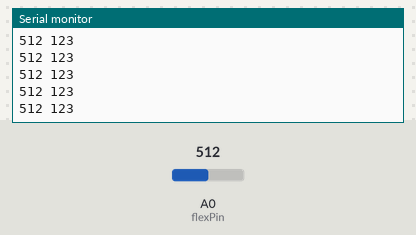
The sketch below on a simulated Arduino Uno, built with avr-gcc and run on an emulated ATmega328P. On the bench: the last lines printed to the serial monitor. Inputs (shaded band) come from the test bench; at power-on: A0 (flexPin) = 512.

Above: at 1.2 s.
1.3 s: A0 (flexPin) set to 716
At 1.31 s:
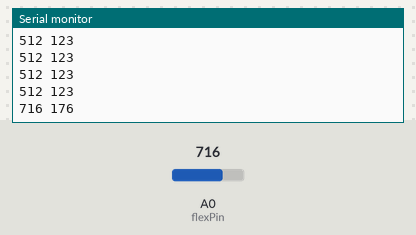
2.8 s: A0 (flexPin) set to 900
At 2.82 s:
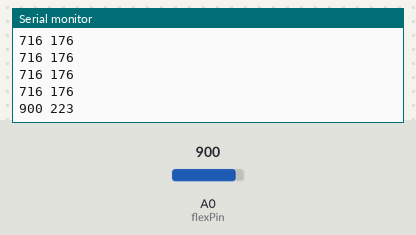
Timing chart, 0 to 5.8 s (numbered marks = the images above; inputs shaded):
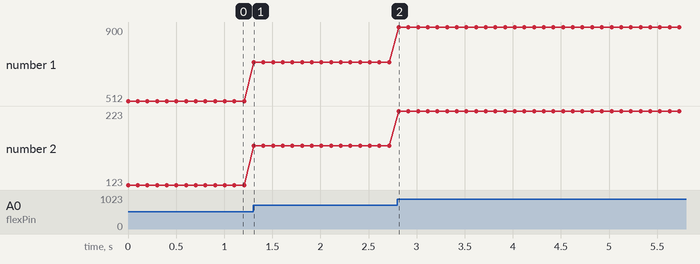

Measured:
- after the input at 1.3 s, the serial monitor: prints a new line at once (image 1)
- after the input at 2.8 s, the serial monitor: prints a new line at once (image 2)
- plotted number 1: 512 → 716 after the input at 1.3 s, 716 → 900 after the input at 2.8 s
- plotted number 2: 123 → 176 after the input at 1.3 s, 176 → 223 after the input at 2.8 s

The sketch:

v1.ino
```cpp
//Constants:
const int flexPin = A0; //pin A0 to read analog input

//Variables:
int value; //save analog value
int mapped;


void setup(){

  Serial.begin(9600);       //Begin serial communication

}

void loop(){

  value = analogRead(flexPin);
              //Print value
  mapped = map(value, 30, 1023, 0, 255);//Map value 30-1023 to 0-255 (PWM)
  Serial.print(value);
  Serial.print(" ");
  Serial.print(mapped);
  Serial.println();
  delay(100);                          //Small delay

}
```
